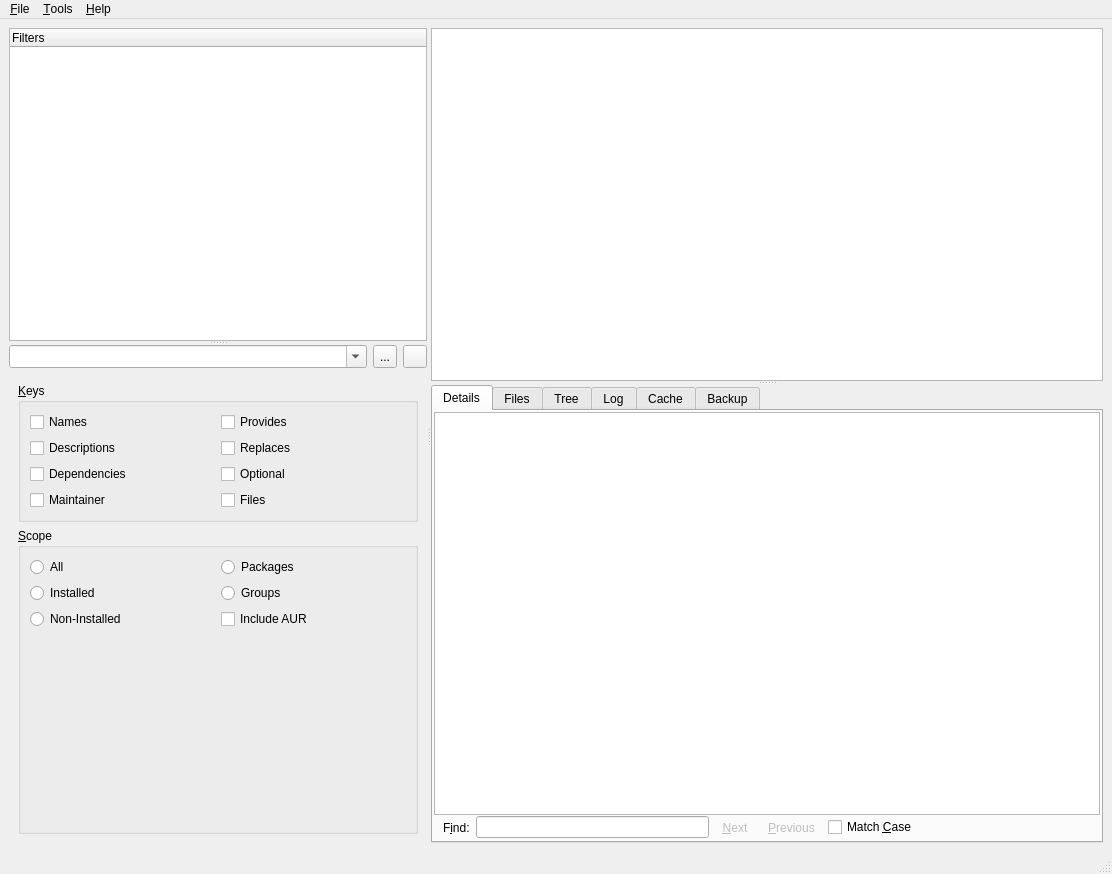
<?xml version="1.0" encoding="UTF-8"?>
<ui version="4.0">
 <author>Copyright (C) 2010-2017, kachelaqa &lt;kachelaqa@gmail.com&gt;</author>
 <class>Window</class>
 <widget class="QMainWindow" name="Window">
  <property name="geometry">
   <rect>
    <x>0</x>
    <y>0</y>
    <width>1112</width>
    <height>874</height>
   </rect>
  </property>
  <property name="windowIcon">
   <iconset resource="../resources.qrc">
    <normaloff>:/icons/app.png</normaloff>:/icons/app.png</iconset>
  </property>
  <widget class="QWidget" name="_central_widget">
   <layout class="QGridLayout" name="_central_layout">
    <item row="0" column="0">
     <widget class="QSplitter" name="centralSplitter">
      <property name="orientation">
       <enum>Qt::Horizontal</enum>
      </property>
      <property name="childrenCollapsible">
       <bool>false</bool>
      </property>
      <widget class="QSplitter" name="leftSplitter">
       <property name="orientation">
        <enum>Qt::Vertical</enum>
       </property>
       <property name="childrenCollapsible">
        <bool>false</bool>
       </property>
       <widget class="QTreeWidget" name="filters">
        <property name="allColumnsShowFocus">
         <bool>true</bool>
        </property>
        <property name="expandsOnDoubleClick">
         <bool>false</bool>
        </property>
        <column>
         <property name="text">
          <string>Filters</string>
         </property>
        </column>
       </widget>
       <widget class="QWidget" name="layoutWidget">
        <layout class="QGridLayout" name="_search_layout" rowstretch="0,1" columnstretch="1,0">
         <property name="leftMargin">
          <number>0</number>
         </property>
         <property name="topMargin">
          <number>0</number>
         </property>
         <property name="rightMargin">
          <number>0</number>
         </property>
         <property name="bottomMargin">
          <number>0</number>
         </property>
         <item row="0" column="0">
          <widget class="QComboBox" name="searchBox">
           <property name="sizePolicy">
            <sizepolicy hsizetype="Preferred" vsizetype="MinimumExpanding">
             <horstretch>0</horstretch>
             <verstretch>0</verstretch>
            </sizepolicy>
           </property>
           <property name="editable">
            <bool>true</bool>
           </property>
           <property name="maxCount">
            <number>30</number>
           </property>
           <property name="insertPolicy">
            <enum>QComboBox::InsertAtTop</enum>
           </property>
          </widget>
         </item>
         <item row="0" column="1">
          <layout class="QHBoxLayout" name="_button_layout">
           <item>
            <widget class="QToolButton" name="searchFiles">
             <property name="sizePolicy">
              <sizepolicy hsizetype="Fixed" vsizetype="MinimumExpanding">
               <horstretch>0</horstretch>
               <verstretch>0</verstretch>
              </sizepolicy>
             </property>
             <property name="text">
              <string>...</string>
             </property>
            </widget>
           </item>
           <item>
            <widget class="QToolButton" name="searchButton">
             <property name="sizePolicy">
              <sizepolicy hsizetype="Fixed" vsizetype="MinimumExpanding">
               <horstretch>0</horstretch>
               <verstretch>0</verstretch>
              </sizepolicy>
             </property>
             <property name="icon">
              <iconset resource="../resources.qrc">
               <normaloff>:/icons/search.png</normaloff>:/icons/search.png</iconset>
             </property>
            </widget>
           </item>
          </layout>
         </item>
         <item row="1" column="0" colspan="2">
          <widget class="QWidget" name="searchOptions" native="true">
           <layout class="QVBoxLayout" name="_options_layout">
            <item>
             <widget class="QGroupBox" name="keyGroup">
              <property name="title">
               <string>&amp;Keys</string>
              </property>
              <layout class="QGridLayout" name="gridLayout">
               <item row="0" column="0">
                <widget class="QCheckBox" name="keyNames">
                 <property name="text">
                  <string>Names</string>
                 </property>
                </widget>
               </item>
               <item row="0" column="1">
                <widget class="QCheckBox" name="keyProvides">
                 <property name="text">
                  <string>Provides</string>
                 </property>
                </widget>
               </item>
               <item row="1" column="0">
                <widget class="QCheckBox" name="keyDescriptions">
                 <property name="text">
                  <string>Descriptions</string>
                 </property>
                </widget>
               </item>
               <item row="1" column="1">
                <widget class="QCheckBox" name="keyReplaces">
                 <property name="text">
                  <string>Replaces</string>
                 </property>
                </widget>
               </item>
               <item row="2" column="0">
                <widget class="QCheckBox" name="keyDepends">
                 <property name="text">
                  <string>Dependencies</string>
                 </property>
                </widget>
               </item>
               <item row="2" column="1">
                <widget class="QCheckBox" name="keyOptional">
                 <property name="enabled">
                  <bool>true</bool>
                 </property>
                 <property name="text">
                  <string>Optional</string>
                 </property>
                </widget>
               </item>
               <item row="3" column="0">
                <widget class="QCheckBox" name="keyMaintainer">
                 <property name="text">
                  <string>Maintainer</string>
                 </property>
                </widget>
               </item>
               <item row="3" column="1">
                <widget class="QCheckBox" name="keyFiles">
                 <property name="enabled">
                  <bool>true</bool>
                 </property>
                 <property name="text">
                  <string>Files</string>
                 </property>
                </widget>
               </item>
              </layout>
             </widget>
            </item>
            <item>
             <widget class="QGroupBox" name="scopeGroup">
              <property name="title">
               <string>&amp;Scope</string>
              </property>
              <layout class="QGridLayout" name="_scope_layout">
               <item row="3" column="0" colspan="2">
                <spacer name="_scope_spacer">
                 <property name="orientation">
                  <enum>Qt::Vertical</enum>
                 </property>
                 <property name="sizeHint" stdset="0">
                  <size>
                   <width>0</width>
                   <height>0</height>
                  </size>
                 </property>
                </spacer>
               </item>
               <item row="0" column="0">
                <widget class="QRadioButton" name="scopeAll">
                 <property name="text">
                  <string>All</string>
                 </property>
                </widget>
               </item>
               <item row="1" column="0">
                <widget class="QRadioButton" name="scopeInstalled">
                 <property name="text">
                  <string>Installed</string>
                 </property>
                </widget>
               </item>
               <item row="2" column="0">
                <widget class="QRadioButton" name="scopeNonInstalled">
                 <property name="text">
                  <string>Non-Installed</string>
                 </property>
                </widget>
               </item>
               <item row="0" column="1">
                <widget class="QRadioButton" name="scopePackages">
                 <property name="text">
                  <string>Packages</string>
                 </property>
                </widget>
               </item>
               <item row="1" column="1">
                <widget class="QRadioButton" name="scopeGroups">
                 <property name="text">
                  <string>Groups</string>
                 </property>
                </widget>
               </item>
               <item row="2" column="1">
                <widget class="QCheckBox" name="scopeAUR">
                 <property name="text">
                  <string>Include AUR</string>
                 </property>
                </widget>
               </item>
              </layout>
             </widget>
            </item>
           </layout>
          </widget>
         </item>
        </layout>
       </widget>
      </widget>
      <widget class="QSplitter" name="rightSplitter">
       <property name="orientation">
        <enum>Qt::Vertical</enum>
       </property>
       <property name="childrenCollapsible">
        <bool>false</bool>
       </property>
       <widget class="QTreeView" name="packages">
        <property name="styleSheet">
         <string notr="true">QTreeView::item {
	padding-right: 15px;
}</string>
        </property>
        <property name="editTriggers">
         <set>QAbstractItemView::NoEditTriggers</set>
        </property>
        <property name="uniformRowHeights">
         <bool>true</bool>
        </property>
        <property name="allColumnsShowFocus">
         <bool>true</bool>
        </property>
        <attribute name="headerShowSortIndicator" stdset="0">
         <bool>true</bool>
        </attribute>
       </widget>
       <widget class="QTabWidget" name="information">
        <widget class="QWidget" name="detailsTab">
         <attribute name="title">
          <string>Details</string>
         </attribute>
         <layout class="QVBoxLayout" name="_details_layout">
          <property name="spacing">
           <number>0</number>
          </property>
          <property name="leftMargin">
           <number>1</number>
          </property>
          <property name="topMargin">
           <number>1</number>
          </property>
          <property name="rightMargin">
           <number>1</number>
          </property>
          <property name="bottomMargin">
           <number>1</number>
          </property>
          <item>
           <widget class="QTextBrowser" name="details">
            <property name="contextMenuPolicy">
             <enum>Qt::CustomContextMenu</enum>
            </property>
            <property name="openLinks">
             <bool>false</bool>
            </property>
           </widget>
          </item>
          <item>
           <widget class="QWidget" name="findBar" native="true">
            <layout class="QHBoxLayout" name="_findbar_layout" stretch="0,1,0,0,1,0">
             <property name="topMargin">
              <number>1</number>
             </property>
             <property name="bottomMargin">
              <number>1</number>
             </property>
             <item>
              <widget class="QLabel" name="findLabel">
               <property name="text">
                <string>F&amp;ind:</string>
               </property>
               <property name="buddy">
                <cstring>findEdit</cstring>
               </property>
              </widget>
             </item>
             <item>
              <widget class="QLineEdit" name="findEdit">
               <property name="minimumSize">
                <size>
                 <width>100</width>
                 <height>0</height>
                </size>
               </property>
              </widget>
             </item>
             <item>
              <widget class="QToolButton" name="findNext">
               <property name="enabled">
                <bool>false</bool>
               </property>
               <property name="text">
                <string>&amp;Next</string>
               </property>
               <property name="autoRaise">
                <bool>true</bool>
               </property>
              </widget>
             </item>
             <item>
              <widget class="QToolButton" name="findPrevious">
               <property name="enabled">
                <bool>false</bool>
               </property>
               <property name="text">
                <string>&amp;Previous</string>
               </property>
               <property name="autoRaise">
                <bool>true</bool>
               </property>
              </widget>
             </item>
             <item>
              <widget class="QCheckBox" name="findCase">
               <property name="text">
                <string>Match &amp;Case</string>
               </property>
              </widget>
             </item>
             <item>
              <widget class="QToolButton" name="findClose">
               <property name="icon">
                <iconset resource="../resources.qrc">
                 <normaloff>:/icons/close.png</normaloff>:/icons/close.png</iconset>
               </property>
               <property name="autoRaise">
                <bool>true</bool>
               </property>
              </widget>
             </item>
            </layout>
           </widget>
          </item>
         </layout>
        </widget>
        <widget class="QWidget" name="filesTab">
         <attribute name="title">
          <string>Files</string>
         </attribute>
         <layout class="QVBoxLayout" name="_files_layout">
          <property name="spacing">
           <number>0</number>
          </property>
          <property name="leftMargin">
           <number>1</number>
          </property>
          <property name="topMargin">
           <number>1</number>
          </property>
          <property name="rightMargin">
           <number>1</number>
          </property>
          <property name="bottomMargin">
           <number>1</number>
          </property>
          <item>
           <widget class="QTextBrowser" name="files">
            <property name="contextMenuPolicy">
             <enum>Qt::CustomContextMenu</enum>
            </property>
            <property name="openLinks">
             <bool>false</bool>
            </property>
           </widget>
          </item>
         </layout>
        </widget>
        <widget class="QWidget" name="treeTab">
         <attribute name="title">
          <string>Tree</string>
         </attribute>
         <layout class="QVBoxLayout" name="_tree_layout">
          <property name="spacing">
           <number>0</number>
          </property>
          <property name="leftMargin">
           <number>1</number>
          </property>
          <property name="topMargin">
           <number>1</number>
          </property>
          <property name="rightMargin">
           <number>1</number>
          </property>
          <property name="bottomMargin">
           <number>1</number>
          </property>
          <item>
           <widget class="QTextBrowser" name="tree">
            <property name="contextMenuPolicy">
             <enum>Qt::CustomContextMenu</enum>
            </property>
            <property name="openLinks">
             <bool>false</bool>
            </property>
           </widget>
          </item>
         </layout>
        </widget>
        <widget class="QWidget" name="logTab">
         <attribute name="title">
          <string>Log</string>
         </attribute>
         <layout class="QVBoxLayout" name="_log_layout">
          <property name="spacing">
           <number>0</number>
          </property>
          <property name="leftMargin">
           <number>1</number>
          </property>
          <property name="topMargin">
           <number>1</number>
          </property>
          <property name="rightMargin">
           <number>1</number>
          </property>
          <property name="bottomMargin">
           <number>1</number>
          </property>
          <item>
           <widget class="QTextBrowser" name="log">
            <property name="contextMenuPolicy">
             <enum>Qt::CustomContextMenu</enum>
            </property>
            <property name="openLinks">
             <bool>false</bool>
            </property>
           </widget>
          </item>
         </layout>
        </widget>
        <widget class="QWidget" name="cacheTab">
         <attribute name="title">
          <string>Cache</string>
         </attribute>
         <layout class="QVBoxLayout" name="_cache_layout">
          <property name="spacing">
           <number>0</number>
          </property>
          <property name="leftMargin">
           <number>1</number>
          </property>
          <property name="topMargin">
           <number>1</number>
          </property>
          <property name="rightMargin">
           <number>1</number>
          </property>
          <property name="bottomMargin">
           <number>1</number>
          </property>
          <item>
           <widget class="QTextBrowser" name="cache">
            <property name="contextMenuPolicy">
             <enum>Qt::CustomContextMenu</enum>
            </property>
            <property name="openLinks">
             <bool>false</bool>
            </property>
           </widget>
          </item>
         </layout>
        </widget>
        <widget class="QWidget" name="backupTab">
         <attribute name="title">
          <string>Backup</string>
         </attribute>
         <layout class="QVBoxLayout" name="_backup_layout">
          <property name="spacing">
           <number>0</number>
          </property>
          <property name="leftMargin">
           <number>1</number>
          </property>
          <property name="topMargin">
           <number>1</number>
          </property>
          <property name="rightMargin">
           <number>1</number>
          </property>
          <property name="bottomMargin">
           <number>1</number>
          </property>
          <item>
           <widget class="QTextBrowser" name="backup">
            <property name="contextMenuPolicy">
             <enum>Qt::CustomContextMenu</enum>
            </property>
            <property name="openLinks">
             <bool>false</bool>
            </property>
           </widget>
          </item>
         </layout>
        </widget>
       </widget>
      </widget>
     </widget>
    </item>
   </layout>
  </widget>
  <widget class="QMenuBar" name="_menubar">
   <property name="geometry">
    <rect>
     <x>0</x>
     <y>0</y>
     <width>1112</width>
     <height>22</height>
    </rect>
   </property>
   <widget class="QMenu" name="fileMenu">
    <property name="title">
     <string>&amp;File</string>
    </property>
    <addaction name="fileOffline"/>
    <addaction name="fileRefresh"/>
    <addaction name="fileCancel"/>
    <addaction name="separator"/>
    <addaction name="fileQuit"/>
   </widget>
   <widget class="QMenu" name="helpMenu">
    <property name="title">
     <string>&amp;Help</string>
    </property>
    <addaction name="helpManual"/>
    <addaction name="separator"/>
    <addaction name="helpAbout"/>
    <addaction name="helpAboutQt"/>
   </widget>
   <widget class="QMenu" name="toolsMenu">
    <property name="title">
     <string>&amp;Tools</string>
    </property>
    <addaction name="toolsStatistics"/>
    <addaction name="toolsCopy"/>
    <addaction name="separator"/>
    <addaction name="toolsClear"/>
   </widget>
   <addaction name="fileMenu"/>
   <addaction name="toolsMenu"/>
   <addaction name="helpMenu"/>
  </widget>
  <widget class="QStatusBar" name="_statusbar"/>
  <action name="fileRefresh">
   <property name="text">
    <string>&amp;Refresh</string>
   </property>
  </action>
  <action name="fileQuit">
   <property name="text">
    <string>&amp;Quit</string>
   </property>
  </action>
  <action name="helpAbout">
   <property name="text">
    <string>&amp;About</string>
   </property>
  </action>
  <action name="helpAboutQt">
   <property name="text">
    <string>About &amp;Qt</string>
   </property>
  </action>
  <action name="helpManual">
   <property name="text">
    <string>&amp;Manual</string>
   </property>
  </action>
  <action name="fileOffline">
   <property name="checkable">
    <bool>true</bool>
   </property>
   <property name="text">
    <string>&amp;Work Offline</string>
   </property>
  </action>
  <action name="toolsCopy">
   <property name="text">
    <string>&amp;Copy List</string>
   </property>
  </action>
  <action name="toolsStatistics">
   <property name="text">
    <string>Show &amp;Statistics</string>
   </property>
  </action>
  <action name="fileCancel">
   <property name="text">
    <string>Cancel &amp;Task</string>
   </property>
  </action>
  <action name="toolsClear">
   <property name="text">
    <string>Clear &amp;Bookmarks</string>
   </property>
  </action>
 </widget>
 <tabstops>
  <tabstop>filters</tabstop>
  <tabstop>searchBox</tabstop>
  <tabstop>searchFiles</tabstop>
  <tabstop>searchButton</tabstop>
  <tabstop>keyNames</tabstop>
  <tabstop>keyDescriptions</tabstop>
  <tabstop>keyDepends</tabstop>
  <tabstop>keyMaintainer</tabstop>
  <tabstop>keyProvides</tabstop>
  <tabstop>keyReplaces</tabstop>
  <tabstop>keyOptional</tabstop>
  <tabstop>keyFiles</tabstop>
  <tabstop>scopeAll</tabstop>
  <tabstop>scopeInstalled</tabstop>
  <tabstop>scopeNonInstalled</tabstop>
  <tabstop>scopePackages</tabstop>
  <tabstop>scopeGroups</tabstop>
  <tabstop>scopeAUR</tabstop>
  <tabstop>packages</tabstop>
  <tabstop>information</tabstop>
  <tabstop>details</tabstop>
  <tabstop>files</tabstop>
  <tabstop>tree</tabstop>
  <tabstop>log</tabstop>
  <tabstop>cache</tabstop>
  <tabstop>findEdit</tabstop>
  <tabstop>findNext</tabstop>
  <tabstop>findPrevious</tabstop>
  <tabstop>findCase</tabstop>
  <tabstop>findClose</tabstop>
 </tabstops>
 <resources>
  <include location="../resources.qrc"/>
 </resources>
 <connections/>
</ui>
